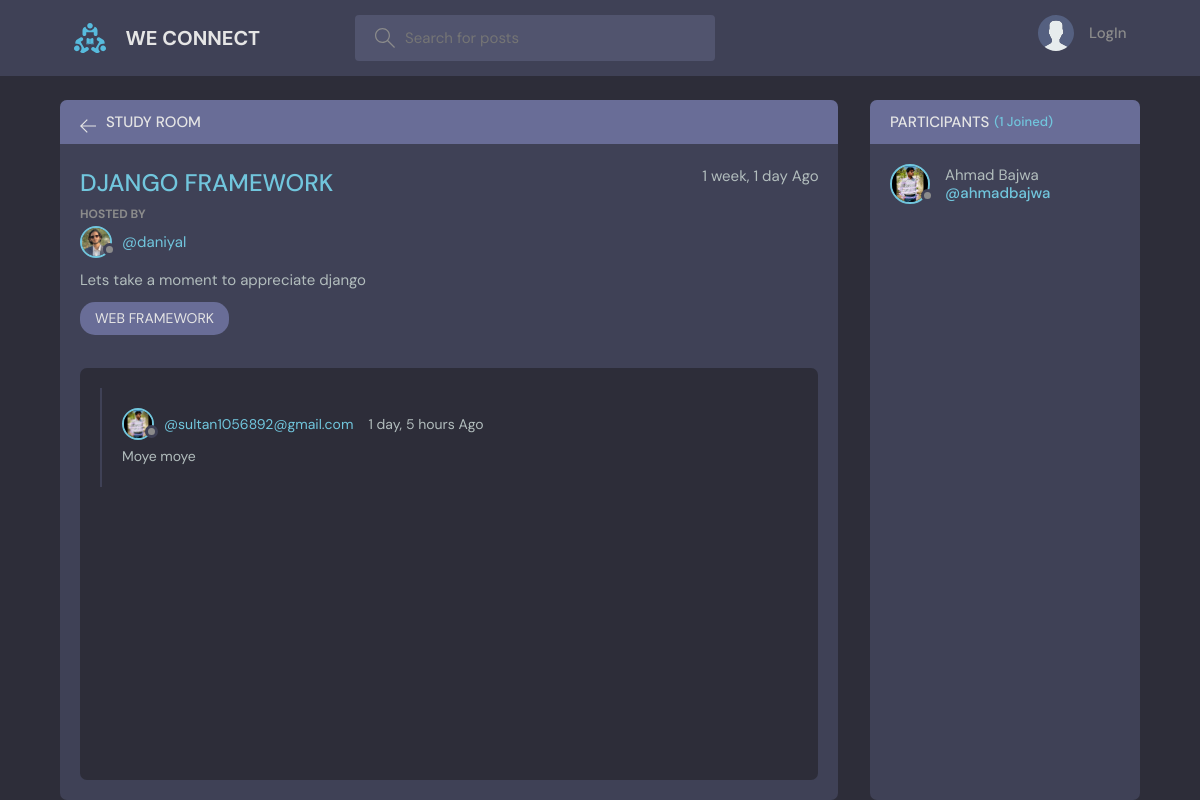
The app's page /room/10/, older data.
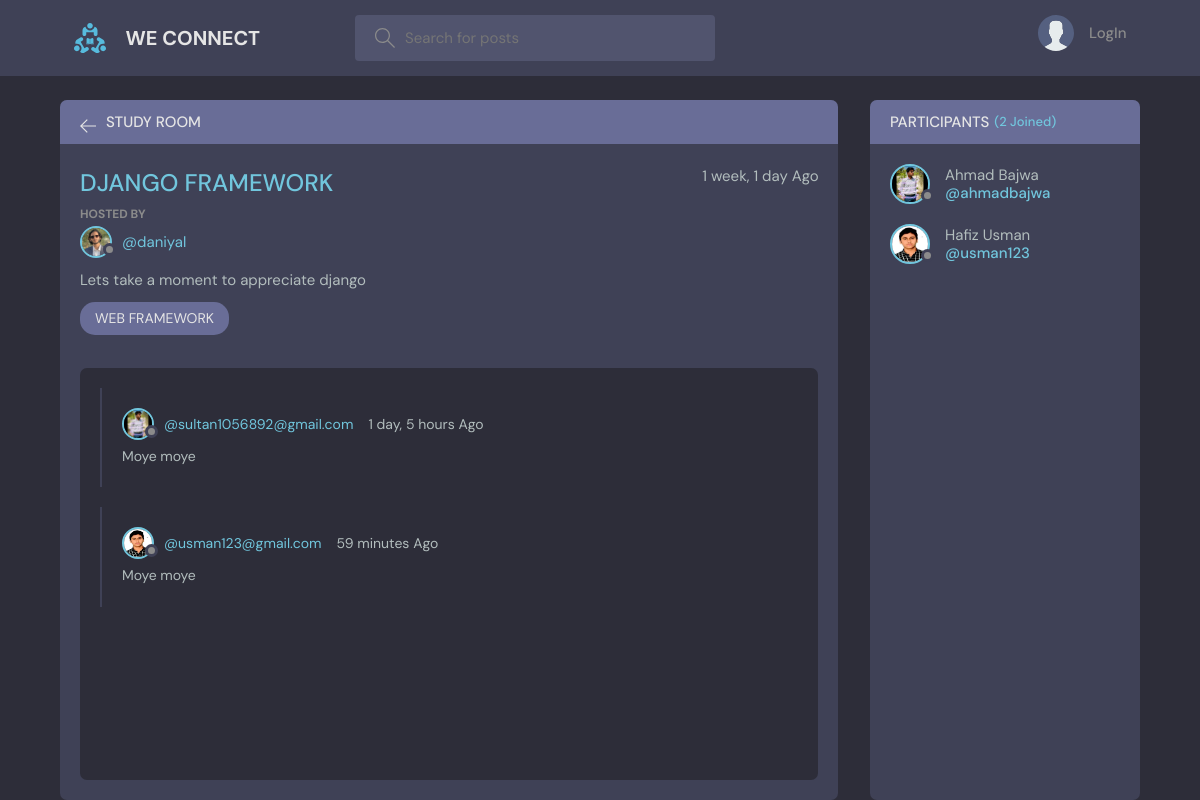
The same page, newer data.
### chat/models.py (models this page shows, shortened)
class Messages(models.Model):
    user = models.ForeignKey(User,on_delete=models.CASCADE)
    Room = models.ForeignKey(room,on_delete=models.CASCADE)
    body = models.TextField(null=True)
    updated = models.DateTimeField(auto_now=True)
    created = models.DateTimeField(auto_now_add=True)
    class Meta:
        ordering = ['-updated','created']

class User(AbstractUser):
    name = models.CharField(max_length=200,null=True)
    email = models.EmailField(unique=True,null=True)
    bio = models.TextField(null=True)
    avatar = models.ImageField(null=True,default='avatar.svg')
    USERNAME_FIELD = 'email'
    REQUIRED_FIELDS = []

### chat/views.py (the view)
# urls.py: path('room/<str:pk>/',views.room_view,name = 'room'),
def room_view(request,pk):
    Room = room.objects.get(id=pk)
    message_room = Room.messages_set.all().order_by('created')
    participants = Room.participants.all()
    if request.method=="POST":
        comment_object = Messages.objects.create(user=request.user,Room=Room,body=request.POST.get('comment'))
        Room.participants.add(request.user)
        return redirect('room',pk=Room.id)
    ctx = {'room':Room,'message_room':message_room,'participants':participants}
    return render(request,'chat/room.html',context=ctx)

### chat/models.py (called while the page is built)
    def __str__(self):
        return self.name

### chat/templates/chat/room.html (shortened to what this page needs)
{% extends 'base.html' %}
{% block content %}
    <main class="profile-page layout layout--2">
      <div class="container">
        <div class="room">
          <div class="room__top">
            <div class="room__topLeft">
              <a href="{% url 'home' %}">
                <svg version="1.1" xmlns="http://www.w3.org/2000/svg" width="32" height="32" viewBox="0 0 32 32">
                  <title>arrow-left</title>
                  <path
                    d="M13.723 2.286l-13.723 13.714 13.719 13.714 1.616-1.611-10.96-10.96h27.625v-2.286h-27.625l10.965-10.965-1.616-1.607z"
                  ></path>
                </svg>
              </a>
              <h3>Study Room</h3>
            </div>
          </div>
          <div class="room__box scroll">
            <div class="room__header scroll">
              <div class="room__info">
                <h3>{{ room.name }}</h3>
                <span>{{ room.created|timesince}} Ago</span>
              </div>
              <div class="room__hosted">
                <p>Hosted By</p>
                <a href="{% url 'user-profile' room.host.id %}" class="room__author">
                  <div class="avatar avatar--small">
                    <img src="{{ room.host.avatar.url}}" />
                  </div>
                  <span>@{{ room.host.username }}</span>
                </a>
              </div>
              <div class="room__details">
                {{ room.description }}
              </div>
              <span class="room__topics">{{ room.topic }}</span>
            </div>
            <div class="room__conversation">
              <div class="threads scroll">
                 {% for message in message_room %}
                <div class="thread">
                  <div class="thread__top">
                    <div class="thread__author">
                      <a href="{% url 'user-profile' message.user.id %}" class="thread__authorInfo">
                        <div class="avatar avatar--small">
                          <img src="{{ message.user.avatar.url}}" />
                        </div>
                        <span>@{{ message.user}}</span>
                      </a>
                      <span class="thread__date">{{ message.created|timesince }} Ago</span>
                    </div>
                  </div>
                  <div class="thread__details">
                   {{ message.body }}
                  </div>
                </div>
                {% endfor %}
              </div>
            </div>
          </div>
        </div>
        <div class="participants">
          <h3 class="participants__top">Participants <span>({{ participants.count }} Joined)</span></h3>
          <div class="participants__list scroll">
             {% for participant in participants %}
            <a href="{% url 'user-profile' participant.id %}" class="participant">
              <div class="avatar avatar--medium">
                <img src="{{ participant.avatar.url }}" />
              </div>
              <p>
                  {{ participant.name}}
                <span>@{{ participant.username }}</span>
              </p>
            </a>
             {% endfor %}
          </div>
        </div>
      </div>
    </main>
{% endblock %}

Row changes from the older to the newer data that the page shows:
added Messages: user.avatar (picture), user "usman123@gmail.com", created "59 minutes", body "Moye moye"
now on this page (row edited): User: avatar (picture), name "Hafiz Usman", username "usman123"
Text that changed along with them:
{{ participants.count }}: "1" → "2"
